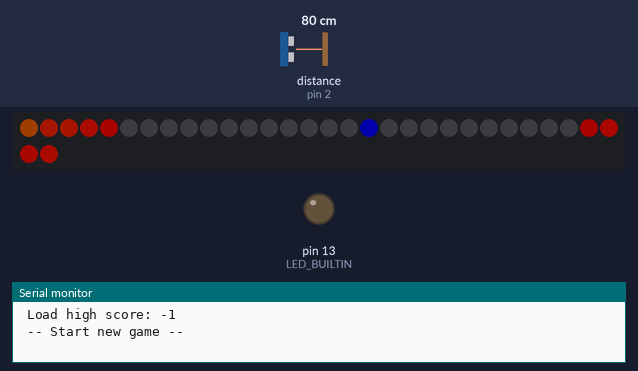
Bench run of a sketch on a simulated Arduino Uno, built with avr-gcc and run on an emulated ATmega328P. Parts: 32 RGB LEDs in strip order, left to right, continuing on the next row, output pins drawn as LEDs (lit = HIGH), the last lines printed to the serial monitor. Wiring (inferred from the names in the program): ultrasonic range finder: trigger pin 3; echo pin 2. Inputs (shaded band) come from the test bench; at power-on: distance to the obstacle (sensor on pin 2) 80 cm. The echo pulse lasts 58.3 µs per cm; dim RGB values are drawn brighter than linear; random numbers use the default seed unless the sketch sets one; EEPROM starts erased; pins used as bus, display or sensor lines are not drawn.

Above: at 2.2 s.
2.3 s: distance to the obstacle (sensor on pin 2) set to 2 cm
5.3 s: distance to the obstacle (sensor on pin 2) set to 35 cm
At 5.82 s:
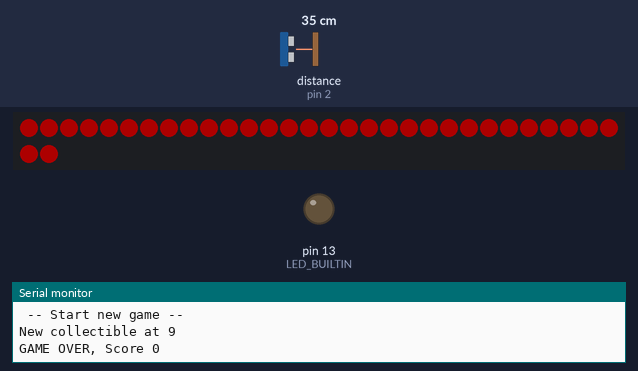
At 8.1 s:
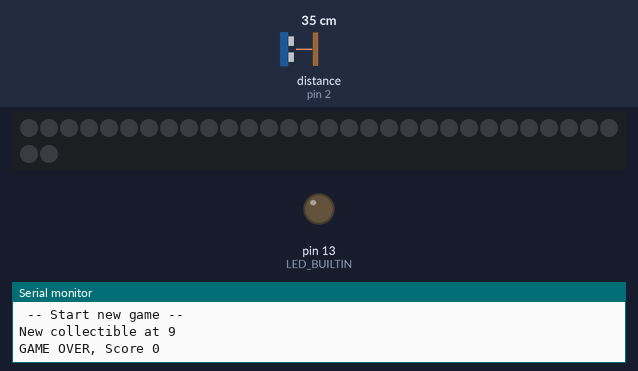

The sketch:

ultrasonic.ino
```cpp
#include <string.h>
#include <stdlib.h>
```

colors.cpp
```cpp
#include "colors.h"

extern const CHSV lava_colors[] = {
  CHSV(8, 245, 252),
  CHSV(9, 235, 252),
  CHSV(8, 227, 247),
  CHSV(11, 222, 245),
  CHSV(13, 242, 245),
  CHSV(14, 242, 242),
  CHSV(25, 230, 242),
  CHSV(14, 235, 240),
  CHSV(13, 227, 237),
  CHSV(10, 235, 235),
  CHSV(11, 230, 235),
  CHSV(28, 242, 237),
  CHSV(13, 242, 240),
  CHSV(10, 222, 242),
  CHSV(6, 227, 247),
  CHSV(4, 235, 247),
  CHSV(0, 242, 252),
  CHSV(4, 247, 252),
  CHSV(4, 252, 242),
  CHSV(5, 252, 252),
  CHSV(6, 247, 250)
};

extern const CHSV warning_colors[] = {
  CHSV(45, 242, 94),
  CHSV(43, 247, 102),
  CHSV(41, 235, 89),
  CHSV(39, 237, 82),
  CHSV(41, 230, 94),
  CHSV(43, 247, 105),
  CHSV(45, 242, 94)
};

extern const CHSV gem_colors[] = {
  CHSV(84, 255, 255),
  CHSV(84, 252, 252),
  CHSV(84, 250, 252),
  CHSV(84, 247, 252),
  CHSV(84, 250, 250),
  CHSV(84, 252, 247),
  CHSV(84, 255, 245),
  CHSV(84, 252, 247),
  CHSV(84, 252, 250),
  CHSV(84, 252, 252),
  CHSV(84, 252, 247),
  CHSV(84, 252, 247),
  CHSV(84, 252, 252),
  CHSV(84, 71, 247),
  CHSV(84, 252, 252)
};
```

colors.h
```cpp
#ifndef colors_h
#define colors_h

#include "FastLED.h"

#define lava_colors_count 21
#define warning_colors_count 7
#define gem_colors_count 15

extern const CHSV lava_colors[];
extern const CHSV warning_colors[];
extern const CHSV gem_colors[];

#endif
```

game_constants.cpp
```cpp
#include "game_constants.h"
#include "us_sensor.h"

const long min_distance = us_cm_to_microseconds(min_us_distance);
const long max_distance = us_cm_to_microseconds(max_us_distance);

const long start_min_distance = us_cm_to_microseconds(min_us_distance + (max_us_distance - min_us_distance) / 3);
const long start_max_distance = us_cm_to_microseconds(min_us_distance + (max_us_distance - min_us_distance) / 3 * 2);

const long max_move_speed = us_cm_to_microseconds(max_us_move_per_step);
const long move_outlier_threshold = us_cm_to_microseconds(us_outlier_threshold);
```

game_constants.h
```cpp
#ifndef game_constants_h
#define game_constants_h

#define INVERT_CONTROL_DIRECTION
//#undef INVERT_CONTROL_DIRECTION

#define min_us_distance 20
#define max_us_distance 150
#define max_us_move_per_step 3
#define us_outlier_threshold 30

extern const long min_distance;
extern const long max_distance;

extern const long start_min_distance;
extern const long start_max_distance;

extern const long max_move_speed;
extern const long move_outlier_threshold;

#define speedup_interval 100
#define narrow_interval 70

#define LAVA_BURST_WARNING_START 5
#define LAVA_BURST_LAVA_STEP_LENGTH 5
#define LAVA_BURST_LAVA_START 15
#define LAVA_BURST_LAVA_END 30

#define ANIMATION_WAIT 1
#define ANIMATION_PLAY 0
#define ANIMATION_ENDING 2
#define ANIMATION_SCORE 3

#endif
```

game_main.cpp
```cpp
#include "game_main.h"
#include "game_constants.h"
#include "us_sensor.h"
#include "colors.h"
#include <EEPROM.h>

void initialize_game(GameState *state)
{
  if (state->player_position < 0) {
    randomSeed(analogRead(0));
    state->high_score = EEPROM.get(0, state->high_score);
    Serial.print(" Load high score: ");
    Serial.println(state->high_score);
  }

  state->current_step = 0;
  state->current_substep = 0;
  state->animation = ANIMATION_WAIT;
  state->animation_step = 0;
  state->phase_step = 50 + random(100);
  state->last_duration = us_cm_to_microseconds((min_us_distance + max_us_distance) / 2);
  state->step_duration = 15;
  state->player_position = state->led_count / 2;
  state->area_height = state->led_count - 10;
  state->area_top = 5;
  state->lava_burst_position = -1;
  state->collectible_position = -1;
  state->collectible_timer = 10;
  state->lava_burst_step = -60 - random(10);

  state->score = 0;

  Serial.println(" -- Start new game -- ");
}

CHSV color_animation(GameState *state, const int index, const CHSV *colors, const int count)
{
  return colors[(state->color_offset + index) % count];
}

void draw_state(GameState *state)
{
  int warningRadius = 0;
  int outerRadius = 0;
  int innerRadius = -1;
  if (state->lava_burst_position > LAVA_BURST_WARNING_START) {
    if (state->lava_burst_step > LAVA_BURST_LAVA_START && state->lava_burst_step <= LAVA_BURST_LAVA_END) {
      outerRadius = (1 + state->lava_burst_step - LAVA_BURST_LAVA_START) / LAVA_BURST_LAVA_STEP_LENGTH;
      warningRadius = (1 + state->lava_burst_step - LAVA_BURST_WARNING_START) / LAVA_BURST_LAVA_STEP_LENGTH;
    } else if (state->lava_burst_step > LAVA_BURST_LAVA_END) {
      outerRadius = (1 + LAVA_BURST_LAVA_END - LAVA_BURST_LAVA_START) / LAVA_BURST_LAVA_STEP_LENGTH;
      innerRadius = (1 + state->lava_burst_step - LAVA_BURST_LAVA_END) / LAVA_BURST_LAVA_STEP_LENGTH;
      warningRadius = (1 + LAVA_BURST_LAVA_END - LAVA_BURST_WARNING_START) / LAVA_BURST_LAVA_STEP_LENGTH;
    }
  }

  for (int i = 0; i < state->led_count; ++i) {
    int distance = INT16_MAX;
    if (state->lava_burst_position > LAVA_BURST_WARNING_START) {
      distance = abs(i - state->lava_burst_position);
    }
    if (i == state->player_position) {
      state->leds[i] = CRGB::Blue;
    } else if (i == state->collectible_position) {
      state->leds[i] = color_animation(state, i, gem_colors, gem_colors_count);
    } else if (i < state->area_top) {
      state->leds[i] = color_animation(state, i, lava_colors, lava_colors_count);
    } else if (i > state->area_top + state->area_height) {
      state->leds[i] = color_animation(state, i, lava_colors, lava_colors_count);
    } else if (distance < outerRadius && distance > innerRadius) {
      state->leds[i] = color_animation(state, i, lava_colors, lava_colors_count);
    } else if (distance < warningRadius && distance > innerRadius) {
      state->leds[i] = color_animation(state, i, warning_colors, warning_colors_count);
    } else {
      state->leds[i] = CRGB::Black;
    }
  }
}

void set_player_position(GameState *state, long distance)
{
  const long area_size = max_distance - min_distance;
#ifdef INVERT_CONTROL_DIRECTION
  state->player_position = (area_size - distance + min_distance) * state->led_count / (area_size);
#else
  state->player_position = (distance - min_distance) * state->led_count / (area_size);
#endif
}

void wait_for_player_to_be_ready(GameState *state, long distance)
{
  set_player_position(state, distance);

  if (distance > start_min_distance && distance < start_max_distance) {
    state->current_step++;
    if (state->current_step > 150) {
      state->current_step = 0;
      state->animation = ANIMATION_PLAY;
    }
  } else {
    state->current_step = 0;
  }
}

void move_area(GameState *state)
{
  state->current_step++;
  state->animation_step++;

  if (state->current_step % speedup_interval == 0 && state->step_duration > 4) {
    state->step_duration -= 1;
  }
  if (state->current_step % narrow_interval == 0 && state->area_height > 10) {
    state->area_height -= 1;
  }

  if (state->phase_step >= 0) {
    const int change = random(3);
    if (change == 0 && state->area_top > 2) {
      state->area_top -= 1;
    } else if (change == 1 && state->area_top < state->led_count - state->area_height - 2) {
      state->area_top += 1;
    }
    state->phase_step -= 1;
  } else {
    if (state->phase_step == -1 || state->phase_step == -3) {
      if (state->area_top > 2) {
        state->area_top -= 1;
      } else {
        state->phase_step--;
      }
    } else if (state->phase_step == -2) {
      if (state->area_top < state->led_count - state->area_height - 2) {
        state->area_top += 1;
      } else {
        state->phase_step--;
      }
    } else {
      state->phase_step = 100 + random(100);
    }
  }

  state->lava_burst_step++;
  if (state->lava_burst_step >= 0) {
    if (state->lava_burst_step == 0) {
      state->lava_burst_position = state->player_position;
    } else if (state->lava_burst_step > LAVA_BURST_LAVA_END + (LAVA_BURST_LAVA_END - LAVA_BURST_LAVA_START)) {
      state->lava_burst_step = -40 - random(10);
      state->lava_burst_position = -1;
    }
  }
}

void lose_game(GameState *state)
{
  state->animation = ANIMATION_ENDING;
  state->current_substep = 0;
  state->animation_step = 0;

  Serial.print("GAME OVER, Score ");
  Serial.print(state->score);
  Serial.println("");
}

void reset_collectible(GameState *state)
{
  state->collectible_timer = 25 + random(25);
  state->collectible_position = -1;
}

void test_area(GameState *state)
{
  if (state->player_position < state->area_top
      || state->player_position > state->area_top + state->area_height) {
    lose_game(state);
  }
  if (state->collectible_position >= 0 && (state->collectible_position < state->area_top
      || state->collectible_position > state->area_top + state->area_height)) {
    reset_collectible(state);
  }

  if (state->lava_burst_step > LAVA_BURST_LAVA_START && state->lava_burst_step <= LAVA_BURST_LAVA_END) {
    const int radius = (1 + state->lava_burst_step - LAVA_BURST_LAVA_START) / LAVA_BURST_LAVA_STEP_LENGTH;
    if (abs(state->player_position - state->lava_burst_position) < radius) {
      lose_game(state);
    }
    if (state->collectible_position >= 0 && abs(state->collectible_position - state->lava_burst_position) < radius) {
      reset_collectible(state);
    }
  } else if (state->lava_burst_step > LAVA_BURST_LAVA_END) {
    const int outerRadius = (1 + LAVA_BURST_LAVA_END - LAVA_BURST_LAVA_START) / LAVA_BURST_LAVA_STEP_LENGTH;
    const int innerRadius = (1 + state->lava_burst_step - LAVA_BURST_LAVA_END) / LAVA_BURST_LAVA_STEP_LENGTH;
    const int distance = abs(state->player_position - state->lava_burst_position);
    const int collectible_distance = abs(state->collectible_position - state->lava_burst_position);
    if (distance < outerRadius && distance > innerRadius) {
      lose_game(state);
    }
    if (state->collectible_position >= 0 && collectible_distance < outerRadius && collectible_distance > innerRadius) {
      reset_collectible(state);
    }
  }
}

void update_collectible(GameState *state)
{
  if (state->collectible_timer > 0) {
    state->collectible_timer -= 1;
    if (state->collectible_timer == 0) {
      state->collectible_timer = -1;
      const int bottom_distance = (state->area_top + state->area_height) - state->player_position;
      const int top_distance = state->player_position - state->area_top;
      state->collectible_position = top_distance > bottom_distance ? state->area_top + 2 + random(3) : state->area_top + state->area_height - (2 + random(3));
      Serial.print("New collectible at ");
      Serial.print(state->collectible_position);
      Serial.println("");
    }
  }
}

void test_collectible(GameState *state)
{
  if (state->collectible_position >= 0 && state->player_position == state->collectible_position) {
    reset_collectible(state);
    state->score += 1;
    Serial.print("Gem collected, Score ");
    Serial.print(state->score);
    Serial.println("");
  }
}

void play_game(GameState *state, long distance)
{
  set_player_position(state, distance);

  state->current_substep++;
  if (state->current_substep > state->step_duration) {
    state->current_substep = 0;
    move_area(state);
  }

  update_collectible(state);
  test_collectible(state);
  test_area(state);
}

void ending_animation(GameState *state, long distance)
{
  state->current_substep++;
  if (state->current_substep > 20) {
    state->current_substep = 0;
    state->animation_step++;
  }
  if (state->current_substep > 10) {
    for (int i = 0; i < state->led_count; ++i) {
      state->leds[i] = CRGB::Red;
    }
  } else {
    draw_state(state);
  }

  if (state->animation_step > 5) {
    state->current_substep = 0;
    state->animation_step = 0;
    state->player_position = 0;
    state->area_top = 0;
    state->step_duration = 15;
    state->animation = ANIMATION_SCORE;
  }
}

void draw_score_climb(GameState *state) {
  const int highest_point = state->led_count * 3 / 4;
  const int bottom_step = state->current_substep < 8 ? -1 : 0;
  const int bottom_point = max(state->player_position - highest_point + bottom_step, 0);

  for (int i = 0; i < state->led_count; ++i) {
    const int score = bottom_point + i + 1;
    const CHSV score_color = ((score - 1) / 10) % 2 == 0 ? CHSV(212, 255, 247) : CHSV(40, 255, 247);

    if (score <= state->player_position) {
      state->leds[i] = score_color;
    } else if (score == state->high_score) {
      state->leds[i] = CRGB::Green;
    } else {
      state->leds[i] = CRGB::Black;
    }
  }
}

void draw_high_score_blink(GameState *state) {
  if ((state->current_substep / 10) % 2 == 0) {
    for (int i = 0; i < state->led_count; ++i) {
      state->leds[i] = CRGB::Black;
    }
  } else {
    draw_score_climb(state);
  }
}

void score_animation(GameState *state) {
  if (state->player_position < state->score) {
    state->current_substep += 1;
    if (state->animation_step == 0) {
      const int slow_limit = state->score / 10 * 10;
      const int jump_after = state->player_position >= slow_limit ? 25 : 1;
      if (state->current_substep > jump_after) {
        state->current_substep = 0;
        state->player_position += 1;

        if ((state->player_position) % 10 == 0 && state->player_position < slow_limit) {
          state->animation_step = 1;
        }
      }
    } else if (state->animation_step == 1) {
      if (state->current_substep > 30) {
        state->current_substep = 0;
        state->animation_step = 0;
      }
    }

    if (state->player_position == state->score) {
      state->current_substep = 0;
      state->animation_step = state->score > state->high_score ? 1 : 0;
    }

    draw_score_climb(state);
  } else {
    state->current_substep += 1;
    if (state->animation_step == 0) {
      draw_score_climb(state);
      if (state->current_substep > 200) {
        state->animation_step = -1;
      }
    } else {
      draw_high_score_blink(state);
      if (state->current_substep > 300) {
        state->animation_step = -1;
      }
    }
  }

  if (state->animation_step < 0) {
    if (state->score > state->high_score) {
      state->high_score = state->score;
      Serial.print(" New high score: ");
      Serial.println(state->high_score);
      EEPROM.put(0, state->high_score);
    }
    initialize_game(state);
  }
}

inline long sign(long value) {
  return value < 0 ? -1 : 1;
}

int step_game(GameState *state, long sensor_duration)
{
  if (state->player_position < 0) {
    initialize_game(state);
  }

  state->color_counter += 1;
  if (state->color_counter > 5) {
    state->color_counter = 0;
    state->color_offset += 1;
    if (state->color_offset >= lava_colors_count) {
      state->color_offset = 0;
    }
  }

  long distance = (sensor_duration > min_distance && sensor_duration < max_distance) ? sensor_duration : state->last_duration;
  const long change = distance - state->last_duration;

  if (abs(change) > max_move_speed) {
    distance = sign(change) * max_move_speed + state->last_duration;
  }

  if (state->animation == ANIMATION_WAIT) {
    wait_for_player_to_be_ready(state, distance);
    draw_state(state);
  } else if (state->animation == ANIMATION_PLAY) {
    play_game(state, distance);
    draw_state(state);
  } else if (state->animation == ANIMATION_ENDING) {
    ending_animation(state, distance);
  } else if (state->animation == ANIMATION_SCORE) {
    score_animation(state);
  }

  state->last_duration = distance;

  return state->step_duration;
}
```

game_main.h
```cpp
#ifndef game_main_h
#define game_main_h

#include "FastLED.h"

struct GameState {
  CRGB *leds;
  long current_step;
  int current_substep;
  int animation_step;
  int color_counter;
  int color_offset;
  int phase_step;
  int step_duration;
  int area_height;
  int area_top;
  int animation;
  int collectible_position;
  int collectible_timer;
  int lava_burst_position;
  int lava_burst_step;
  int score;
  int high_score;
  int last_duration;
  int player_position;
  int led_count;
};

#define CREATE_GAME_STATE(leds, led_count) { leds, 0, 0, 0, 0, 0, 0, 0, 0, 0, 0, 0, 0, 0, 0, 0, 0, 0, -1, led_count }

int step_game(GameState *state, long sensor_duration);

#endif
```

logic.cpp
```cpp
#include "FastLED.h"
#include "game_main.h"
#include "us_sensor.h"

#define LED_TYPE WS2812B
#define COLOR_ORDER GRB
#define NUM_LEDS 32
#define DEFAULT_BRIGHTNESS 50

#define LED_DATA_PIN 9
#define US_PING_PIN 3
#define US_ECHO_PIN 2

CRGB leds[NUM_LEDS];

void setup()
{
  delay(1000);
  Serial.begin(9600);

  pinMode(LED_BUILTIN, OUTPUT);
  FastLED.addLeds<LED_TYPE, LED_DATA_PIN, COLOR_ORDER>(leds, NUM_LEDS).setCorrection(TypicalLEDStrip);
  FastLED.setBrightness(DEFAULT_BRIGHTNESS);

  initialize_us_sensor(US_PING_PIN, US_ECHO_PIN);
}

GameState game_state = CREATE_GAME_STATE(leds, NUM_LEDS);
int delay_accumulated = INT16_MAX;
long duration = 0;
const int ultrasonic_min_interval = 50;

void loop()
{
  if (delay_accumulated >= ultrasonic_min_interval) {
    delay_accumulated = 0;
    duration = activate_us_sensor(US_PING_PIN, US_ECHO_PIN);
  }

  int delay_time = step_game(&game_state, duration);
  delay_accumulated += delay_time;

  FastLED.show();

  delay(delay_time);
}
```

us_sensor.cpp
```cpp
#include <Arduino.h>
#include "us_sensor.h"

void initialize_us_sensor(int ping_pin, int echo_pin)
{
  pinMode(ping_pin, OUTPUT);
  pinMode(echo_pin, INPUT);
}

long activate_us_sensor(int ping_pin, int echo_pin)
{
  digitalWrite(ping_pin, LOW);
  delayMicroseconds(2);
  digitalWrite(ping_pin, HIGH);
  delayMicroseconds(10);
  digitalWrite(ping_pin, LOW);
  long microseconds = pulseIn(echo_pin, HIGH);

  return microseconds;
}

long us_microseconds_to_inches(long microseconds)
{
   return microseconds / 74 / 2;
}

long us_microseconds_to_cm(long microseconds)
{
   return microseconds / 29 / 2;
}

long us_cm_to_microseconds(long cm)
{
   return cm * 2 * 29;
}
```

us_sensor.h
```cpp
#ifndef us_sensor_h
#define us_sensor_h

void initialize_us_sensor(int ping_pin, int echo_pin);
long activate_us_sensor(int ping_pin, int echo_pin);

long us_microseconds_to_inches(long microseconds);
long us_microseconds_to_cm(long microseconds);
long us_cm_to_microseconds(long cm);

#endif
```
